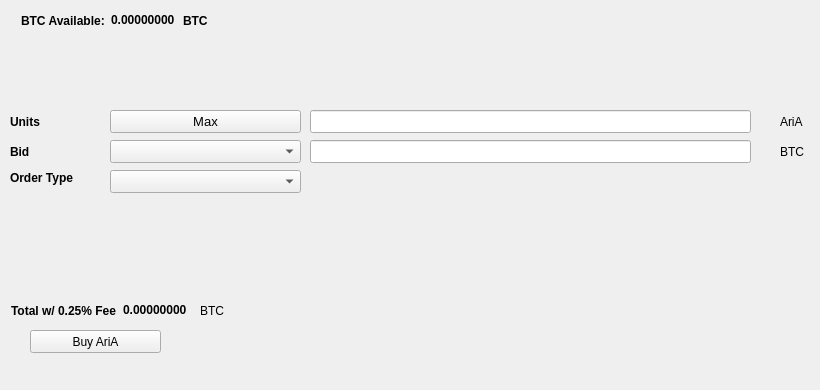
   <widget class="QWidget" name="BuyTab">
    <attribute name="title">
     <string>Buy</string>
    </attribute>
    <widget class="QPushButton" name="BuyMuBdI">
     <property name="geometry">
      <rect>
       <x>30</x>
       <y>330</y>
       <width>131</width>
       <height>23</height>
      </rect>
     </property>
     <property name="text">
      <string>Buy AriA</string>
     </property>
     <property name="icon">
      <iconset resource="../mubdi.qrc">
       <normaloff>:/icons/mubdi</normaloff>:/icons/mubdi</iconset>
     </property>
    </widget>
    <widget class="QLabel" name="label_3">
     <property name="geometry">
      <rect>
       <x>10</x>
       <y>110</y>
       <width>46</width>
       <height>23</height>
      </rect>
     </property>
     <property name="font">
      <font>
       <weight>75</weight>
       <bold>true</bold>
      </font>
     </property>
     <property name="text">
      <string>Units</string>
     </property>
    </widget>
    <widget class="QLineEdit" name="UnitsInput">
     <property name="geometry">
      <rect>
       <x>310</x>
       <y>110</y>
       <width>441</width>
       <height>23</height>
      </rect>
     </property>
     <property name="font">
      <font>
       <pointsize>9</pointsize>
       <weight>75</weight>
       <bold>true</bold>
      </font>
     </property>
    </widget>
    <widget class="QLineEdit" name="BuyBidPriceEdit">
     <property name="geometry">
      <rect>
       <x>310</x>
       <y>140</y>
       <width>441</width>
       <height>23</height>
      </rect>
     </property>
     <property name="font">
      <font>
       <pointsize>9</pointsize>
       <weight>75</weight>
       <bold>true</bold>
      </font>
     </property>
    </widget>
    <widget class="QLabel" name="label_4">
     <property name="geometry">
      <rect>
       <x>780</x>
       <y>110</y>
       <width>31</width>
       <height>23</height>
      </rect>
     </property>
     <property name="text">
      <string>AriA</string>
     </property>
    </widget>
    <widget class="QLabel" name="label_5">
     <property name="geometry">
      <rect>
       <x>780</x>
       <y>140</y>
       <width>31</width>
       <height>23</height>
      </rect>
     </property>
     <property name="text">
      <string>BTC</string>
     </property>
    </widget>
    <widget class="QLabel" name="label_6">
     <property name="geometry">
      <rect>
       <x>10</x>
       <y>140</y>
       <width>46</width>
       <height>23</height>
      </rect>
     </property>
     <property name="font">
      <font>
       <weight>75</weight>
       <bold>true</bold>
      </font>
     </property>
     <property name="text">
      <string>Bid</string>
     </property>
    </widget>
    <widget class="QLabel" name="label_7">
     <property name="geometry">
      <rect>
       <x>10</x>
       <y>170</y>
       <width>91</width>
       <height>16</height>
      </rect>
     </property>
     <property name="font">
      <font>
       <weight>75</weight>
       <bold>true</bold>
      </font>
     </property>
     <property name="text">
      <string>Order Type</string>
     </property>
    </widget>
    <widget class="QPushButton" name="Buy_Max_Amount">
     <property name="geometry">
      <rect>
       <x>110</x>
       <y>110</y>
       <width>191</width>
       <height>23</height>
      </rect>
     </property>
     <property name="font">
      <font>
       <pointsize>10</pointsize>
      </font>
     </property>
     <property name="text">
      <string>Max</string>
     </property>
    </widget>
    <widget class="QComboBox" name="BuyBidcomboBox">
     <property name="geometry">
      <rect>
       <x>110</x>
       <y>140</y>
       <width>191</width>
       <height>23</height>
      </rect>
     </property>
     <property name="font">
      <font>
       <pointsize>10</pointsize>
      </font>
     </property>
    </widget>
    <widget class="QComboBox" name="buyOrdertypeCombo">
     <property name="geometry">
      <rect>
       <x>110</x>
       <y>170</y>
       <width>191</width>
       <height>23</height>
      </rect>
     </property>
     <property name="font">
      <font>
       <pointsize>10</pointsize>
      </font>
     </property>
    </widget>
    <widget class="QWidget" name="layoutWidget1">
     <property name="geometry">
      <rect>
       <x>21</x>
       <y>11</y>
       <width>227</width>
       <height>19</height>
      </rect>
     </property>
     <layout class="QHBoxLayout" name="horizontalLayout_3">
      <item>
       <widget class="QLabel" name="label232">
        <property name="font">
         <font>
          <weight>75</weight>
          <bold>true</bold>
         </font>
        </property>
        <property name="text">
         <string>BTC Available:</string>
        </property>
       </widget>
      </item>
      <item>
       <widget class="QLabel" name="BtcAvailableLbl">
        <property name="palette">
         <palette>
          <active>
           <colorrole role="WindowText">
            <brush brushstyle="SolidPattern">
             <color alpha="255">
              <red>0</red>
              <green>0</green>
              <blue>0</blue>
             </color>
            </brush>
           </colorrole>
           <colorrole role="Button">
            <brush brushstyle="SolidPattern">
             <color alpha="255">
              <red>0</red>
              <green>170</green>
              <blue>0</blue>
             </color>
            </brush>
           </colorrole>
           <colorrole role="Light">
            <brush brushstyle="SolidPattern">
             <color alpha="255">
              <red>0</red>
              <green>255</green>
              <blue>0</blue>
             </color>
            </brush>
           </colorrole>
           <colorrole role="Midlight">
            <brush brushstyle="SolidPattern">
             <color alpha="255">
              <red>0</red>
              <green>212</green>
              <blue>0</blue>
             </color>
            </brush>
           </colorrole>
           <colorrole role="Dark">
            <brush brushstyle="SolidPattern">
             <color alpha="255">
              <red>0</red>
              <green>85</green>
              <blue>0</blue>
             </color>
            </brush>
           </colorrole>
           <colorrole role="Mid">
            <brush brushstyle="SolidPattern">
             <color alpha="255">
              <red>0</red>
              <green>113</green>
              <blue>0</blue>
             </color>
            </brush>
           </colorrole>
           <colorrole role="Text">
            <brush brushstyle="SolidPattern">
             <color alpha="255">
              <red>0</red>
              <green>170</green>
              <blue>0</blue>
             </color>
            </brush>
           </colorrole>
           <colorrole role="BrightText">
            <brush brushstyle="SolidPattern">
             <color alpha="255">
              <red>255</red>
              <green>255</green>
              <blue>255</blue>
             </color>
            </brush>
           </colorrole>
           <colorrole role="ButtonText">
            <brush brushstyle="SolidPattern">
             <color alpha="255">
              <red>0</red>
              <green>0</green>
              <blue>0</blue>
             </color>
            </brush>
           </colorrole>
           <colorrole role="Base">
            <brush brushstyle="SolidPattern">
             <color alpha="255">
              <red>255</red>
              <green>255</green>
              <blue>255</blue>
             </color>
            </brush>
           </colorrole>
           <colorrole role="Window">
            <brush brushstyle="SolidPattern">
             <color alpha="255">
              <red>0</red>
              <green>170</green>
              <blue>0</blue>
             </color>
            </brush>
           </colorrole>
           <colorrole role="Shadow">
            <brush brushstyle="SolidPattern">
             <color alpha="255">
              <red>0</red>
              <green>0</green>
              <blue>0</blue>
             </color>
            </brush>
           </colorrole>
           <colorrole role="AlternateBase">
            <brush brushstyle="SolidPattern">
             <color alpha="255">
              <red>127</red>
              <green>212</green>
              <blue>127</blue>
             </color>
            </brush>
           </colorrole>
           <colorrole role="ToolTipBase">
            <brush brushstyle="SolidPattern">
             <color alpha="255">
              <red>255</red>
              <green>255</green>
              <blue>220</blue>
             </color>
            </brush>
           </colorrole>
           <colorrole role="ToolTipText">
            <brush brushstyle="SolidPattern">
             <color alpha="255">
              <red>0</red>
              <green>0</green>
              <blue>0</blue>
             </color>
            </brush>
           </colorrole>
          </active>
          <inactive>
           <colorrole role="WindowText">
            <brush brushstyle="SolidPattern">
             <color alpha="255">
              <red>0</red>
              <green>0</green>
              <blue>0</blue>
             </color>
            </brush>
           </colorrole>
           <colorrole role="Button">
            <brush brushstyle="SolidPattern">
             <color alpha="255">
              <red>0</red>
              <green>170</green>
              <blue>0</blue>
             </color>
            </brush>
           </colorrole>
           <colorrole role="Light">
            <brush brushstyle="SolidPattern">
             <color alpha="255">
              <red>0</red>
              <green>255</green>
              <blue>0</blue>
             </color>
            </brush>
           </colorrole>
           <colorrole role="Midlight">
            <brush brushstyle="SolidPattern">
             <color alpha="255">
              <red>0</red>
              <green>212</green>
              <blue>0</blue>
             </color>
            </brush>
           </colorrole>
           <colorrole role="Dark">
            <brush brushstyle="SolidPattern">
             <color alpha="255">
              <red>0</red>
              <green>85</green>
              <blue>0</blue>
             </color>
            </brush>
           </colorrole>
           <colorrole role="Mid">
            <brush brushstyle="SolidPattern">
             <color alpha="255">
              <red>0</red>
              <green>113</green>
              <blue>0</blue>
             </color>
            </brush>
           </colorrole>
           <colorrole role="Text">
            <brush brushstyle="SolidPattern">
             <color alpha="255">
              <red>0</red>
              <green>170</green>
              <blue>0</blue>
             </color>
            </brush>
           </colorrole>
           <colorrole role="BrightText">
            <brush brushstyle="SolidPattern">
             <color alpha="255">
              <red>255</red>
              <green>255</green>
              <blue>255</blue>
             </color>
            </brush>
           </colorrole>
           <colorrole role="ButtonText">
            <brush brushstyle="SolidPattern">
             <color alpha="255">
              <red>0</red>
              <green>0</green>
              <blue>0</blue>
             </color>
            </brush>
           </colorrole>
           <colorrole role="Base">
            <brush brushstyle="SolidPattern">
             <color alpha="255">
              <red>255</red>
              <green>255</green>
              <blue>255</blue>
             </color>
            </brush>
           </colorrole>
           <colorrole role="Window">
            <brush brushstyle="SolidPattern">
             <color alpha="255">
              <red>0</red>
              <green>170</green>
              <blue>0</blue>
             </color>
            </brush>
           </colorrole>
           <colorrole role="Shadow">
            <brush brushstyle="SolidPattern">
             <color alpha="255">
              <red>0</red>
              <green>0</green>
              <blue>0</blue>
             </color>
            </brush>
           </colorrole>
           <colorrole role="AlternateBase">
            <brush brushstyle="SolidPattern">
             <color alpha="255">
              <red>127</red>
              <green>212</green>
              <blue>127</blue>
             </color>
            </brush>
           </colorrole>
           <colorrole role="ToolTipBase">
            <brush brushstyle="SolidPattern">
             <color alpha="255">
              <red>255</red>
              <green>255</green>
              <blue>220</blue>
             </color>
            </brush>
           </colorrole>
           <colorrole role="ToolTipText">
            <brush brushstyle="SolidPattern">
             <color alpha="255">
              <red>0</red>
              <green>0</green>
              <blue>0</blue>
             </color>
            </brush>
           </colorrole>
          </inactive>
          <disabled>
           <colorrole role="WindowText">
            <brush brushstyle="SolidPattern">
             <color alpha="255">
              <red>0</red>
              <green>85</green>
              <blue>0</blue>
             </color>
            </brush>
           </colorrole>
           <colorrole role="Button">
            <brush brushstyle="SolidPattern">
             <color alpha="255">
              <red>0</red>
              <green>170</green>
              <blue>0</blue>
             </color>
            </brush>
           </colorrole>
           <colorrole role="Light">
            <brush brushstyle="SolidPattern">
             <color alpha="255">
              <red>0</red>
              <green>255</green>
              <blue>0</blue>
             </color>
            </brush>
           </colorrole>
           <colorrole role="Midlight">
            <brush brushstyle="SolidPattern">
             <color alpha="255">
              <red>0</red>
              <green>212</green>
              <blue>0</blue>
             </color>
            </brush>
           </colorrole>
           <colorrole role="Dark">
            <brush brushstyle="SolidPattern">
             <color alpha="255">
              <red>0</red>
              <green>85</green>
              <blue>0</blue>
             </color>
            </brush>
           </colorrole>
           <colorrole role="Mid">
            <brush brushstyle="SolidPattern">
             <color alpha="255">
              <red>0</red>
              <green>113</green>
              <blue>0</blue>
             </color>
            </brush>
           </colorrole>
           <colorrole role="Text">
            <brush brushstyle="SolidPattern">
             <color alpha="255">
              <red>0</red>
              <green>85</green>
              <blue>0</blue>
             </color>
            </brush>
           </colorrole>
           <colorrole role="BrightText">
            <brush brushstyle="SolidPattern">
             <color alpha="255">
              <red>255</red>
              <green>255</green>
              <blue>255</blue>
             </color>
            </brush>
           </colorrole>
           <colorrole role="ButtonText">
            <brush brushstyle="SolidPattern">
             <color alpha="255">
              <red>0</red>
              <green>85</green>
              <blue>0</blue>
             </color>
            </brush>
           </colorrole>
           <colorrole role="Base">
            <brush brushstyle="SolidPattern">
             <color alpha="255">
              <red>0</red>
              <green>170</green>
              <blue>0</blue>
             </color>
            </brush>
           </colorrole>
           <colorrole role="Window">
            <brush brushstyle="SolidPattern">
             <color alpha="255">
              <red>0</red>
              <green>170</green>
              <blue>0</blue>
             </color>
            </brush>
           </colorrole>
           <colorrole role="Shadow">
            <brush brushstyle="SolidPattern">
             <color alpha="255">
              <red>0</red>
              <green>0</green>
              <blue>0</blue>
             </color>
            </brush>
           </colorrole>
           <colorrole role="AlternateBase">
            <brush brushstyle="SolidPattern">
             <color alpha="255">
              <red>0</red>
              <green>170</green>
              <blue>0</blue>
             </color>
            </brush>
           </colorrole>
           <colorrole role="ToolTipBase">
            <brush brushstyle="SolidPattern">
             <color alpha="255">
              <red>255</red>
              <green>255</green>
              <blue>220</blue>
             </color>
            </brush>
           </colorrole>
           <colorrole role="ToolTipText">
            <brush brushstyle="SolidPattern">
             <color alpha="255">
              <red>0</red>
              <green>0</green>
              <blue>0</blue>
             </color>
            </brush>
           </colorrole>
          </disabled>
         </palette>
        </property>
        <property name="font">
         <font>
          <weight>75</weight>
          <bold>true</bold>
         </font>
        </property>
        <property name="text">
         <string>0.00000000</string>
        </property>
        <property name="textInteractionFlags">
         <set>Qt::LinksAccessibleByMouse|Qt::TextSelectableByKeyboard|Qt::TextSelectableByMouse</set>
        </property>
       </widget>
      </item>
      <item>
       <widget class="QLabel" name="BtcAvailableLbl_2">
        <property name="font">
         <font>
          <weight>75</weight>
          <bold>true</bold>
         </font>
        </property>
        <property name="text">
         <string>BTC</string>
        </property>
       </widget>
      </item>
     </layout>
    </widget>
    <widget class="QWidget" name="layoutWidge2">
     <property name="geometry">
      <rect>
       <x>11</x>
       <y>301</y>
       <width>259</width>
       <height>19</height>
      </rect>
     </property>
     <layout class="QHBoxLayout" name="horizontalLayout_4">
      <item>
       <widget class="QLabel" name="label_9">
        <property name="font">
         <font>
          <weight>75</weight>
          <bold>true</bold>
         </font>
        </property>
        <property name="text">
         <string>Total w/ 0.25% Fee</string>
        </property>
       </widget>
      </item>
      <item>
       <widget class="QLabel" name="BuyCostLabel">
        <property name="palette">
         <palette>
          <active>
           <colorrole role="WindowText">
            <brush brushstyle="SolidPattern">
             <color alpha="255">
              <red>0</red>
              <green>0</green>
              <blue>0</blue>
             </color>
            </brush>
           </colorrole>
           <colorrole role="Button">
            <brush brushstyle="SolidPattern">
             <color alpha="255">
              <red>0</red>
              <green>170</green>
              <blue>0</blue>
             </color>
            </brush>
           </colorrole>
           <colorrole role="Light">
            <brush brushstyle="SolidPattern">
             <color alpha="255">
              <red>0</red>
              <green>255</green>
              <blue>0</blue>
             </color>
            </brush>
           </colorrole>
           <colorrole role="Midlight">
            <brush brushstyle="SolidPattern">
             <color alpha="255">
              <red>0</red>
              <green>212</green>
              <blue>0</blue>
             </color>
            </brush>
           </colorrole>
           <colorrole role="Dark">
            <brush brushstyle="SolidPattern">
             <color alpha="255">
              <red>0</red>
              <green>85</green>
              <blue>0</blue>
             </color>
            </brush>
           </colorrole>
           <colorrole role="Mid">
            <brush brushstyle="SolidPattern">
             <color alpha="255">
              <red>0</red>
              <green>113</green>
              <blue>0</blue>
             </color>
            </brush>
           </colorrole>
           <colorrole role="Text">
            <brush brushstyle="SolidPattern">
             <color alpha="255">
              <red>0</red>
              <green>170</green>
              <blue>0</blue>
             </color>
            </brush>
           </colorrole>
           <colorrole role="BrightText">
            <brush brushstyle="SolidPattern">
             <color alpha="255">
              <red>255</red>
              <green>255</green>
              <blue>255</blue>
             </color>
            </brush>
           </colorrole>
           <colorrole role="ButtonText">
            <brush brushstyle="SolidPattern">
             <color alpha="255">
              <red>0</red>
              <green>0</green>
              <blue>0</blue>
             </color>
            </brush>
           </colorrole>
           <colorrole role="Base">
            <brush brushstyle="SolidPattern">
             <color alpha="255">
              <red>255</red>
              <green>255</green>
              <blue>255</blue>
             </color>
            </brush>
           </colorrole>
           <colorrole role="Window">
            <brush brushstyle="SolidPattern">
             <color alpha="255">
              <red>0</red>
              <green>170</green>
              <blue>0</blue>
             </color>
            </brush>
           </colorrole>
           <colorrole role="Shadow">
            <brush brushstyle="SolidPattern">
             <color alpha="255">
              <red>0</red>
              <green>0</green>
              <blue>0</blue>
             </color>
            </brush>
           </colorrole>
           <colorrole role="AlternateBase">
            <brush brushstyle="SolidPattern">
             <color alpha="255">
              <red>127</red>
              <green>212</green>
              <blue>127</blue>
             </color>
            </brush>
           </colorrole>
           <colorrole role="ToolTipBase">
            <brush brushstyle="SolidPattern">
             <color alpha="255">
              <red>255</red>
              <green>255</green>
              <blue>220</blue>
             </color>
            </brush>
           </colorrole>
           <colorrole role="ToolTipText">
            <brush brushstyle="SolidPattern">
             <color alpha="255">
              <red>0</red>
              <green>0</green>
              <blue>0</blue>
             </color>
            </brush>
           </colorrole>
          </active>
          <inactive>
           <colorrole role="WindowText">
            <brush brushstyle="SolidPattern">
             <color alpha="255">
              <red>0</red>
              <green>0</green>
              <blue>0</blue>
             </color>
            </brush>
           </colorrole>
           <colorrole role="Button">
            <brush brushstyle="SolidPattern">
             <color alpha="255">
              <red>0</red>
              <green>170</green>
              <blue>0</blue>
             </color>
            </brush>
           </colorrole>
           <colorrole role="Light">
            <brush brushstyle="SolidPattern">
             <color alpha="255">
              <red>0</red>
              <green>255</green>
              <blue>0</blue>
             </color>
            </brush>
           </colorrole>
           <colorrole role="Midlight">
            <brush brushstyle="SolidPattern">
             <color alpha="255">
              <red>0</red>
              <green>212</green>
              <blue>0</blue>
             </color>
            </brush>
           </colorrole>
           <colorrole role="Dark">
            <brush brushstyle="SolidPattern">
             <color alpha="255">
              <red>0</red>
              <green>85</green>
              <blue>0</blue>
             </color>
            </brush>
           </colorrole>
           <colorrole role="Mid">
            <brush brushstyle="SolidPattern">
             <color alpha="255">
              <red>0</red>
              <green>113</green>
              <blue>0</blue>
             </color>
            </brush>
           </colorrole>
           <colorrole role="Text">
            <brush brushstyle="SolidPattern">
             <color alpha="255">
              <red>0</red>
              <green>170</green>
              <blue>0</blue>
             </color>
            </brush>
           </colorrole>
           <colorrole role="BrightText">
            <brush brushstyle="SolidPattern">
             <color alpha="255">
              <red>255</red>
              <green>255</green>
              <blue>255</blue>
             </color>
            </brush>
           </colorrole>
           <colorrole role="ButtonText">
            <brush brushstyle="SolidPattern">
             <color alpha="255">
              <red>0</red>
              <green>0</green>
              <blue>0</blue>
             </color>
            </brush>
           </colorrole>
           <colorrole role="Base">
            <brush brushstyle="SolidPattern">
             <color alpha="255">
              <red>255</red>
              <green>255</green>
              <blue>255</blue>
             </color>
            </brush>
           </colorrole>
           <colorrole role="Window">
            <brush brushstyle="SolidPattern">
             <color alpha="255">
              <red>0</red>
              <green>170</green>
              <blue>0</blue>
             </color>
            </brush>
           </colorrole>
           <colorrole role="Shadow">
            <brush brushstyle="SolidPattern">
             <color alpha="255">
              <red>0</red>
              <green>0</green>
              <blue>0</blue>
             </color>
            </brush>
           </colorrole>
           <colorrole role="AlternateBase">
            <brush brushstyle="SolidPattern">
             <color alpha="255">
              <red>127</red>
              <green>212</green>
              <blue>127</blue>
             </color>
            </brush>
           </colorrole>
           <colorrole role="ToolTipBase">
            <brush brushstyle="SolidPattern">
             <color alpha="255">
              <red>255</red>
              <green>255</green>
              <blue>220</blue>
             </color>
            </brush>
           </colorrole>
           <colorrole role="ToolTipText">
            <brush brushstyle="SolidPattern">
             <color alpha="255">
              <red>0</red>
              <green>0</green>
              <blue>0</blue>
             </color>
            </brush>
           </colorrole>
          </inactive>
          <disabled>
           <colorrole role="WindowText">
            <brush brushstyle="SolidPattern">
             <color alpha="255">
              <red>0</red>
              <green>85</green>
              <blue>0</blue>
             </color>
            </brush>
           </colorrole>
           <colorrole role="Button">
            <brush brushstyle="SolidPattern">
             <color alpha="255">
              <red>0</red>
              <green>170</green>
              <blue>0</blue>
             </color>
            </brush>
           </colorrole>
           <colorrole role="Light">
            <brush brushstyle="SolidPattern">
             <color alpha="255">
              <red>0</red>
              <green>255</green>
              <blue>0</blue>
             </color>
            </brush>
           </colorrole>
           <colorrole role="Midlight">
            <brush brushstyle="SolidPattern">
             <color alpha="255">
              <red>0</red>
              <green>212</green>
              <blue>0</blue>
             </color>
            </brush>
           </colorrole>
           <colorrole role="Dark">
            <brush brushstyle="SolidPattern">
             <color alpha="255">
              <red>0</red>
              <green>85</green>
              <blue>0</blue>
             </color>
            </brush>
           </colorrole>
           <colorrole role="Mid">
            <brush brushstyle="SolidPattern">
             <color alpha="255">
              <red>0</red>
              <green>113</green>
              <blue>0</blue>
             </color>
            </brush>
           </colorrole>
           <colorrole role="Text">
            <brush brushstyle="SolidPattern">
             <color alpha="255">
              <red>0</red>
              <green>85</green>
              <blue>0</blue>
             </color>
            </brush>
           </colorrole>
           <colorrole role="BrightText">
            <brush brushstyle="SolidPattern">
             <color alpha="255">
              <red>255</red>
              <green>255</green>
              <blue>255</blue>
             </color>
            </brush>
           </colorrole>
           <colorrole role="ButtonText">
            <brush brushstyle="SolidPattern">
             <color alpha="255">
              <red>0</red>
              <green>85</green>
              <blue>0</blue>
             </color>
            </brush>
           </colorrole>
           <colorrole role="Base">
            <brush brushstyle="SolidPattern">
             <color alpha="255">
              <red>0</red>
              <green>170</green>
              <blue>0</blue>
             </color>
            </brush>
           </colorrole>
           <colorrole role="Window">
            <brush brushstyle="SolidPattern">
             <color alpha="255">
              <red>0</red>
              <green>170</green>
              <blue>0</blue>
             </color>
            </brush>
           </colorrole>
           <colorrole role="Shadow">
            <brush brushstyle="SolidPattern">
             <color alpha="255">
              <red>0</red>
              <green>0</green>
              <blue>0</blue>
             </color>
            </brush>
           </colorrole>
           <colorrole role="AlternateBase">
            <brush brushstyle="SolidPattern">
             <color alpha="255">
              <red>0</red>
              <green>170</green>
              <blue>0</blue>
             </color>
            </brush>
           </colorrole>
           <colorrole role="ToolTipBase">
            <brush brushstyle="SolidPattern">
             <color alpha="255">
              <red>255</red>
              <green>255</green>
              <blue>220</blue>
             </color>
            </brush>
           </colorrole>
           <colorrole role="ToolTipText">
            <brush brushstyle="SolidPattern">
             <color alpha="255">
              <red>0</red>
              <green>0</green>
              <blue>0</blue>
             </color>
            </brush>
           </colorrole>
          </disabled>
         </palette>
        </property>
        <property name="font">
         <font>
          <weight>75</weight>
          <bold>true</bold>
         </font>
        </property>
        <property name="autoFillBackground">
         <bool>false</bool>
        </property>
        <property name="text">
         <string>0.00000000</string>
        </property>
        <property name="textInteractionFlags">
         <set>Qt::LinksAccessibleByMouse|Qt::TextSelectableByMouse</set>
        </property>
       </widget>
      </item>
      <item>
       <widget class="QLabel" name="label_10">
        <property name="font">
         <font>
          <weight>50</weight>
          <bold>false</bold>
         </font>
        </property>
        <property name="text">
         <string>BTC</string>
        </property>
       </widget>
      </item>
     </layout>
    </widget>
    <widget class="QLabel" name="label_24">
     <property name="geometry">
      <rect>
       <x>460</x>
       <y>300</y>
       <width>281</width>
       <height>81</height>
      </rect>
     </property>
     <property name="text">
      <string/>
     </property>
     <property name="pixmap">
      <pixmap>:/images/bittrex</pixmap>
     </property>
    </widget>
   </widget>
